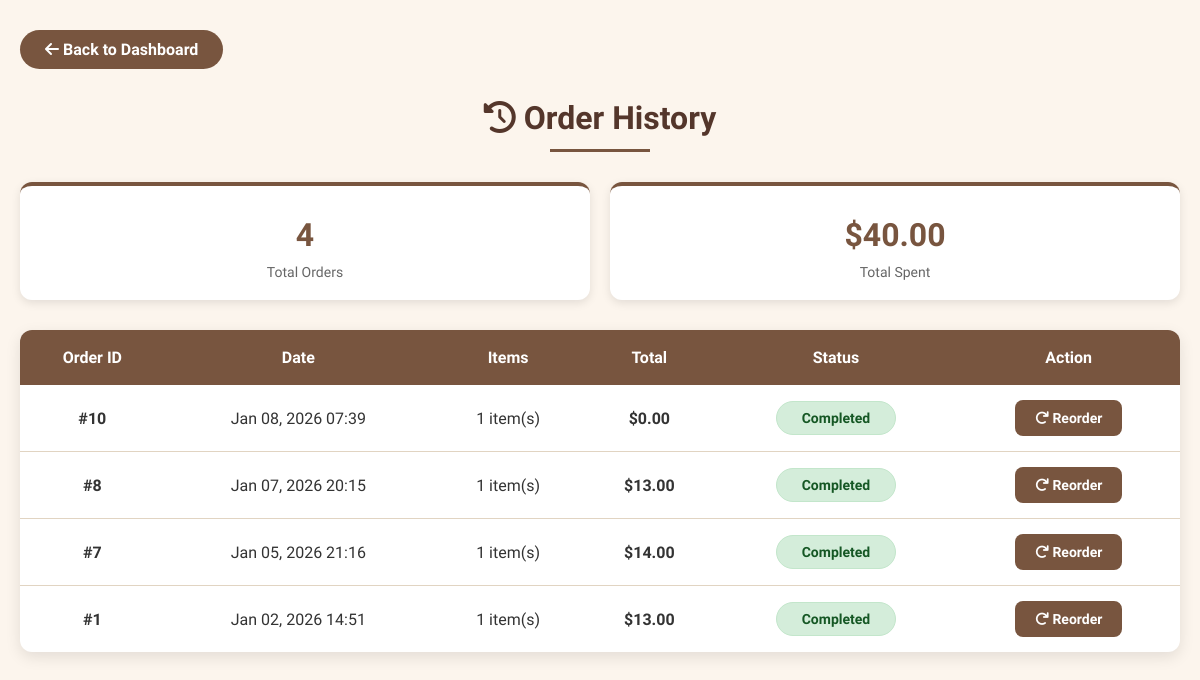
/order_history.php (signed in), run on the app's committed database.
### tables this page shows
CREATE TABLE `orders` (
  `id` int(11) NOT NULL,
  `user_id` int(11) NOT NULL,
  `total` decimal(10,2) DEFAULT 0.00,
  `status` enum('pending','completed','canceled') DEFAULT 'pending',
  `created_at` timestamp NOT NULL DEFAULT current_timestamp()
);

### order_history.php (the view, shortened to what this page needs)
<?php
require_once 'config.php';
$user_id = $_SESSION['user_id'];
$sql = "SELECT o.id as order_id, o.created_at, o.total, o.status,
               COUNT(oi.id) as items_count
        FROM orders o
        LEFT JOIN order_items oi ON o.id = oi.order_id
        WHERE o.user_id = ?
        GROUP BY o.id
        ORDER BY o.created_at DESC";
$stmt = $conn->prepare($sql);
$stmt->bind_param("i", $user_id);
$stmt->execute();
$result = $stmt->get_result();
?>
<!DOCTYPE html>
<html lang="en">
<head>
    <link rel="stylesheet" href="https://cdnjs.cloudflare.com/ajax/libs/font-awesome/6.0.0/css/all.min.css">
</head>
<body>
    <div class="container">
        <a href="dashboard.php" class="back-btn">
            <i class="fas fa-arrow-left"></i> Back to Dashboard
        </a>
        <h1><i class="fas fa-history"></i> Order History</h1>
        <?php
        $stats_sql = "SELECT
                        COUNT(*) as total_orders,
                        SUM(total) as total_spent
                      FROM orders
                      WHERE user_id = ? AND status = 'completed'";
        $stats_stmt = $conn->prepare($stats_sql);
        $stats_stmt->bind_param("i", $user_id);
        $stats_stmt->execute();
        $stats_result = $stats_stmt->get_result();
        $stats = $stats_result->fetch_assoc();
        ?>
        <div class="stats">
            <div class="stat-card">
                <div class="stat-value"><?php echo $stats['total_orders'] ?? 0; ?></div>
                <div class="stat-label">Total Orders</div>
            </div>
            <div class="stat-card">
                <div class="stat-value">$<?php echo number_format($stats['total_spent'] ?? 0, 2); ?></div>
                <div class="stat-label">Total Spent</div>
            </div>
        </div>
        <?php if ($result->num_rows > 0): ?>
            <table class="orders-table">
                <thead>
                    <tr>
                        <th>Order ID</th>
                        <th>Date</th>
                        <th>Items</th>
                        <th>Total</th>
                        <th>Status</th>
                        <th>Action</th>
                    </tr>
                </thead>
                <tbody>
                    <?php while ($order = $result->fetch_assoc()): ?>
                        <tr>
                            <td><strong>#<?php echo $order['order_id']; ?></strong></td>
                            <td><?php echo date('M d, Y H:i', strtotime($order['created_at'])); ?></td>
                            <td><?php echo $order['items_count']; ?> item(s)</td>
                            <td><strong>$<?php echo number_format($order['total'], 2); ?></strong></td>
                            <td>
                                <span class="status status-<?php echo strtolower($order['status']); ?>">
                                    <?php echo ucfirst($order['status']); ?>
                                </span>
                            </td>
                            <td>
                                <button class="reorder-btn"
                                        onclick="reorder(<?php echo $order['order_id']; ?>)"
                                        <?php echo ($order['status'] != 'completed') ? 'disabled' : ''; ?>>
                                    <i class="fas fa-redo"></i> Reorder
                                </button>
                            </td>
                        </tr>
                    <?php endwhile; ?>
                </tbody>
            </table>
        <?php endif; ?>
    </div>
</body>
</html>

### order_history.php (style rules this page uses)
:root { --primary-color: #fcf5ed; --secondary-color: #78553f; --dark-brown: #54362b; --light-beige: #e1d4c2; }
* { margin: 0; padding: 0; box-sizing: border-box; font-family: "Domine", sans-serif; }
body { background-color: var(--primary-color); min-height: 100vh; }
.container { max-width: 1200px; margin: 0 auto; padding: 30px 20px; }
.back-btn { display: inline-block; background: var(--secondary-color); color: white; padding: 10px 25px; border-radius: 50px; text-decoration: none; font-weight: 700; margin-bottom: 30px; transition: all 0.3s ease; }
h1 { color: var(--dark-brown); margin-bottom: 30px; text-align: center; font-size: 32px; position: relative; padding-bottom: 15px; }
h1::after { content: ''; position: absolute; bottom: 0; left: 50%; transform: translateX(-50%); width: 100px; height: 3px; background: var(--secondary-color); }
.orders-table { width: 100%; border-collapse: collapse; background: white; border-radius: 12px; overflow: hidden; box-shadow: 0 5px 15px rgba(0, 0, 0, 0.1); margin-top: 30px; }
.orders-table thead { background: var(--secondary-color); }
.orders-table th { color: white; padding: 18px 15px; text-align: center; font-weight: 700; font-size: 16px; }
.orders-table td { padding: 15px; text-align: center; border-bottom: 1px solid var(--light-beige); color: #333; }
.orders-table tbody tr:last-child td { border-bottom: none; }
.status { display: inline-block; padding: 8px 16px; border-radius: 50px; font-weight: 700; font-size: 14px; min-width: 120px; }
.status-completed { background: #D4EDDA; color: #155724; border: 1px solid #C3E6CB; }
.reorder-btn { background: var(--secondary-color); color: white; border: none; padding: 10px 20px; border-radius: 8px; font-weight: 700; cursor: pointer; transition: all 0.3s ease; font-size: 14px; }
.stats { display: grid; grid-template-columns: repeat(auto-fit, minmax(200px, 1fr)); gap: 20px; margin-bottom: 30px; }
.stat-card { background: white; padding: 20px; border-radius: 12px; text-align: center; box-shadow: 0 3px 10px rgba(0, 0, 0, 0.1); border-top: 4px solid var(--secondary-color); }
.stat-value { font-size: 32px; font-weight: 700; color: var(--secondary-color); margin: 10px 0; }
.stat-label { color: #666; font-size: 14px; }

### data on the page
orders: id "10", created_at "Jan 08, 2026 07:39", items_count "1", total "0.00", status "Completed"
orders: id "8", created_at "Jan 07, 2026 20:15", items_count "1", total "13.00", status "Completed"
orders: id "7", created_at "Jan 05, 2026 21:16", items_count "1", total "14.00", status "Completed"
orders: id "1", created_at "Jan 02, 2026 14:51", items_count "1", total "13.00", status "Completed"

### other printed values
$stats['total_orders'] "4"
$stats['total_spent'] "40.00"
